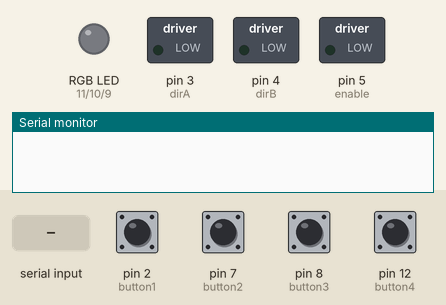
Recording of a sketch running on a simulated Arduino Uno, built with avr-gcc and run on an emulated ATmega328P. On the bench: switched loads named in the sketch (green lamp = pin HIGH), an RGB LED mixed from three pins (HIGH = lit), the last lines printed to the serial monitor. Dashed ring = blinking. Inputs (shaded band) come from the test bench; at power-on: pin 2 (button1), pin 7 (button2), pin 8 (button3), pin 12 (button4) LOW. Dim RGB values are drawn brighter than linear.

Above: at 1.2 s.
1.3 s: pin 2 (button1) pulled HIGH for 0.15 s
At 1.38 s:
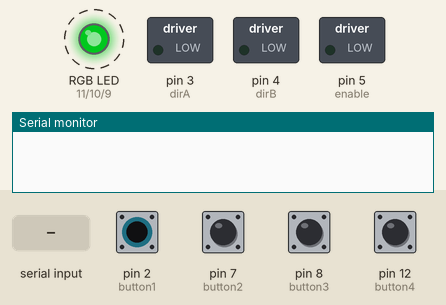
4.3 s: "CORRECT\n" received over Serial
At 6.0 s:
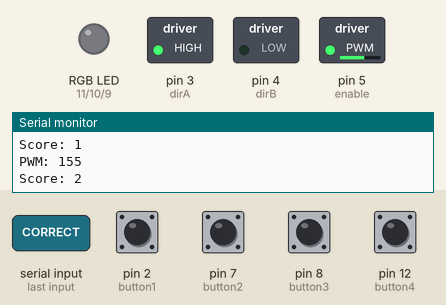
7.3 s: pin 7 (button2) pulled HIGH for 1 s
At 7.38 s:
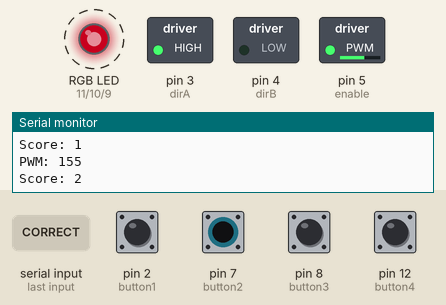
10.3 s: pin 7 (button2) pulled HIGH for 0.15 s
At 10.38 s:
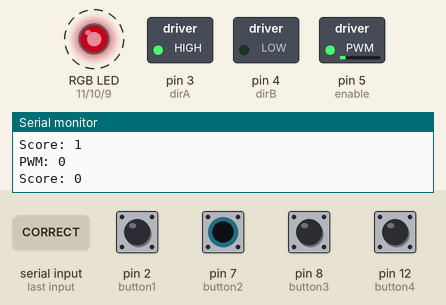
13.3 s: "WRONG\n" received over Serial
At 13.38 s:
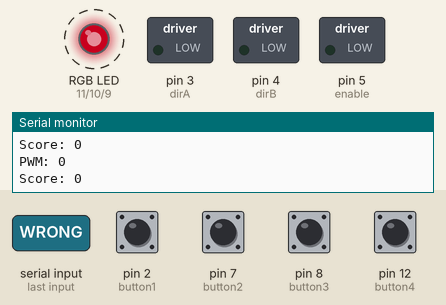
16.3 s: pin 2 (button1) pulled HIGH for 1 s
At 17.29 s:
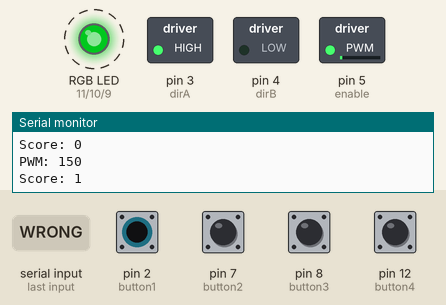
Timing chart, 0 to 20.3 s (numbered marks = the images above; inputs shaded):
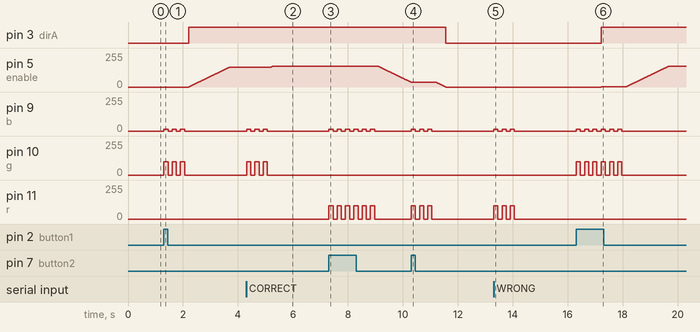

The sketch:

ArduinoIDECode.ino
```cpp
const int r = 11;
const int g = 10;
const int b = 9;

const int button1 = 2;
const int button2 = 7;
const int button3 = 8;
const int button4 = 12;

int buttonState1 = 0;
int buttonState2 = 0;
int buttonState3 = 0;
int buttonState4 = 0;

#define enable 5
#define dirA 3
#define dirB 4

String incomingLine = "";

// score and motor PWM logic
int score = 0;
int motorPWM = 0;    // target PWM computed from score
int currentPWM = 0;  // actual PWM we send to the motor (for smoothing)
int targetPWM = 0;   // same as motorPWM, but separated for clarity

const int minPWM = 150;   // PWM min that reliably spins the motor
const int maxPWM = 255;   // PWM max
const int maxScore = 20;  // Number of "CORRECT" needed to reach top

void setup() {
  //LED
  pinMode(r, OUTPUT);
  pinMode(g, OUTPUT);
  pinMode(b, OUTPUT);

  digitalWrite(r, LOW);
  digitalWrite(g, LOW);
  digitalWrite(b, LOW);

  //DC Motor
  pinMode(enable, OUTPUT);
  pinMode(dirA, OUTPUT);
  pinMode(dirB, OUTPUT);

  digitalWrite(enable, LOW);
  digitalWrite(dirA, LOW);
  digitalWrite(dirB, LOW);

  //buttons
  pinMode(button1, INPUT);
  pinMode(button2, INPUT);
  pinMode(button3, INPUT);
  pinMode(button4, INPUT);

  Serial.begin(9600);
}

// Clamps score, compute motorPWM and targetPWM from score
void updateMotorFromScore() {
  if (score < 0) score = 0;
  if (score > maxScore) score = maxScore;

  if (score == 0) {
    motorPWM = 0;  // motor off
  } else {
    motorPWM = map(score, 1, maxScore, minPWM, maxPWM);
  }
  targetPWM = motorPWM;

  Serial.print("PWM: ");
  Serial.println(motorPWM);
  Serial.print("Score: ");
  Serial.println(score);
}


void loop() {

  buttonState1 = digitalRead(button1);
  buttonState2 = digitalRead(button2);
  buttonState3 = digitalRead(button3);
  buttonState4 = digitalRead(button4);

  //Correct
  if (buttonState1 == HIGH) {
    score++;
    ledRight();
    updateMotorFromScore();
  }
  //Incorrect
  if (buttonState2 == HIGH) {
    score--;
    ledWrong();
    updateMotorFromScore();
  }
  //Start
  if (buttonState3 == HIGH) {
    start();
  }
  //Stop
  if (buttonState4 == HIGH) {
    stop();
  }

  // Read incoming characters
  while (Serial.available() > 0) {
    char c = (char)Serial.read();

    if (c == '\n') {

      incomingLine.trim();  // remove \r and spaces

      if (incomingLine == "CORRECT") {
        score++;
        ledRight();
      } else if (incomingLine == "WRONG") {
        score--;
        ledWrong();
      } else if (incomingLine == "START") {
        start();
      } else if (incomingLine == "STOP") {
        stop();
      }

      if (incomingLine == "CORRECT" || incomingLine == "WRONG") {
        updateMotorFromScore();
      }

      incomingLine = "";  // reset for next message
    } else {
      incomingLine += c;
    }
  }


  if (currentPWM < targetPWM) {
    currentPWM++;
  } else if (currentPWM > targetPWM) {
    currentPWM--;
  }

  fanOn(currentPWM);

  delay(10);
}

void ledWrong() {
  for (int i = 0; i <= 2; i++) {
    analogWrite(b, 15);
    analogWrite(r, 100);

    delay(150);

    digitalWrite(r, LOW);
    digitalWrite(g, LOW);
    digitalWrite(b, LOW);

    delay(150);
  }
}

void ledRight() {
  for (int i = 0; i <= 2; i++) {
    analogWrite(b, 15);
    analogWrite(g, 100);

    delay(150);

    digitalWrite(r, LOW);
    digitalWrite(g, LOW);
    digitalWrite(b, LOW);

    delay(150);
  }
}

void fanOn(int pwm) {
  if (pwm <= 0) {
    // motor off
    analogWrite(enable, 0);
    digitalWrite(dirA, LOW);
    digitalWrite(dirB, LOW);
  } else {
    digitalWrite(dirA, HIGH);
    digitalWrite(dirB, LOW);
    analogWrite(enable, pwm);
  }
}

void start() {
  if (score == 0) {
    score = 1;
  }
  updateMotorFromScore();
}

void stop() {
  score = 0;
  updateMotorFromScore();
}
```

Measured:
- after the input at 1.3 s, pin 3 (dirA): LOW → HIGH after 0.91 s; pin 5 (enable): moves from 0/255 to 150/255 over 1.5 s, starting after 0.91 s
- after the input at 4.3 s, pin 5 (enable): 150/255 → 155/255 after 0.92 s; pin 9 (b): alternates 15/255 for 0.15 s and 0/255 for 0.15 s, 6 changes in all, then stays 0/255, starting at once; pin 10 (g): alternates 100/255 for 0.15 s and 0/255 for 0.15 s, 6 changes in all, then stays 0/255, starting at once
- after the input at 7.3 s, pin 5 (enable): moves from 155/255 to 36/255 over 2.1 s, starting after 0.91 s; pin 9 (b): alternates 15/255 for 0.15 s and 0/255 for 0.15 s, 12 changes in all, then stays 0/255, starting at once; pin 11 (r): alternates 100/255 for 0.15 s and 0/255 for 0.15 s, 12 changes in all, then stays 0/255, starting at once
- after the input at 10.3 s, pin 3 (dirA): HIGH → LOW after 1.3 s instead of 0.36 s; pin 9 (b): alternates 15/255 for 0.15 s and 0/255 for 0.15 s, 6 changes in all, then stays 0/255, starting at once; pin 11 (r): alternates 100/255 for 0.15 s and 0/255 for 0.15 s, 6 changes in all, then stays 0/255, starting at once
- after the input at 13.3 s, pin 9 (b): alternates 15/255 for 0.15 s and 0/255 for 0.15 s, 6 changes in all, then stays 0/255, starting at once; pin 11 (r): alternates 100/255 for 0.15 s and 0/255 for 0.15 s, 6 changes in all, then stays 0/255, starting at once
- after the input at 16.3 s, pin 3 (dirA): LOW → HIGH after 0.91 s; pin 5 (enable): moves from 0/255 to 155/255 over 2.4 s, starting after 0.91 s
